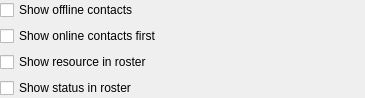
<ui version="4.0" >
 <class>RosterOptionsWidgetClass</class>
 <widget class="QWidget" name="RosterOptionsWidgetClass" >
  <property name="geometry" >
   <rect>
    <x>0</x>
    <y>0</y>
    <width>365</width>
    <height>94</height>
   </rect>
  </property>
  <property name="windowTitle" >
   <string>RosterOptionsWidget</string>
  </property>
  <layout class="QVBoxLayout" >
   <property name="margin" >
    <number>0</number>
   </property>
   <item>
    <widget class="QCheckBox" name="chbShowOfflineContacts" >
     <property name="text" >
      <string>Show offline contacts</string>
     </property>
    </widget>
   </item>
   <item>
    <widget class="QCheckBox" name="chbShowOnlineFirst" >
     <property name="text" >
      <string>Show online contacts first</string>
     </property>
    </widget>
   </item>
   <item>
    <widget class="QCheckBox" name="chbShowResource" >
     <property name="text" >
      <string>Show resource in roster</string>
     </property>
    </widget>
   </item>
   <item>
    <widget class="QCheckBox" name="chbShowStatus" >
     <property name="text" >
      <string>Show status in roster</string>
     </property>
    </widget>
   </item>
  </layout>
 </widget>
 <layoutdefault spacing="6" margin="11" />
 <resources/>
 <connections/>
</ui>
